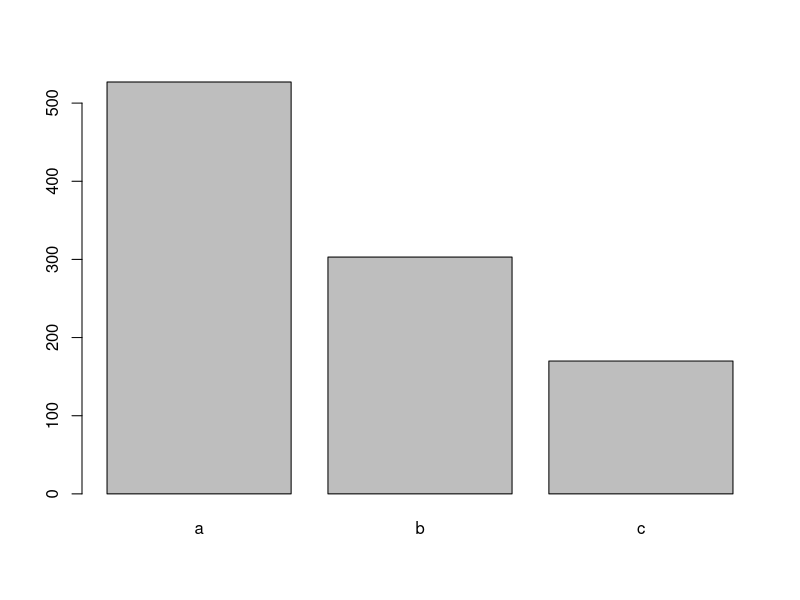

Generate this figure with R:
# let's say you want to pick one of two options randomly, but you don't want
# the probability of picking option A to be the same as picking B. the sample()
# function can do this by using the prob= argument.

choice <- sample(c('a','b'), 1, prob=c(0.8, 0.2))

# the above code will select 1 sample from the set c('a','b'). the probability
# of choosing 'a' is 0.8 and the probability of choosing 'b' is 0.2.

# one weird thing about this function: the set of probabilities doesn't have to add to 1.
# if they don't add to 1, R will normalize the values so that they sum to 1. this can be helpful
# when you are thinking about frequency rather than probabiliy. say you want item 'a' to be chosen
# 10x more often than item 'b'. you can write:

choice <- sample(c('a','b'), 1, prob=c(10, 1))

# problem:
# write a sample function that chooses among three options ('a','b','c'). the probability
# of choosing 'a' should be 0.5, 'b' should be 0.3, and 'c' 0.2. generate 1,000 samples (HINT:
# sample WITH replacement). store the choices in a variable called 'choices'.

choices <- sample(c('a','b','c'), 1000, replace=T, prob=c(0.5,0.3,0.2))

# now, look up the table() function and the barplot() function. use them together to create
# a bar graph that visualizes the number of times each option was selected.

barplot(table(choices))